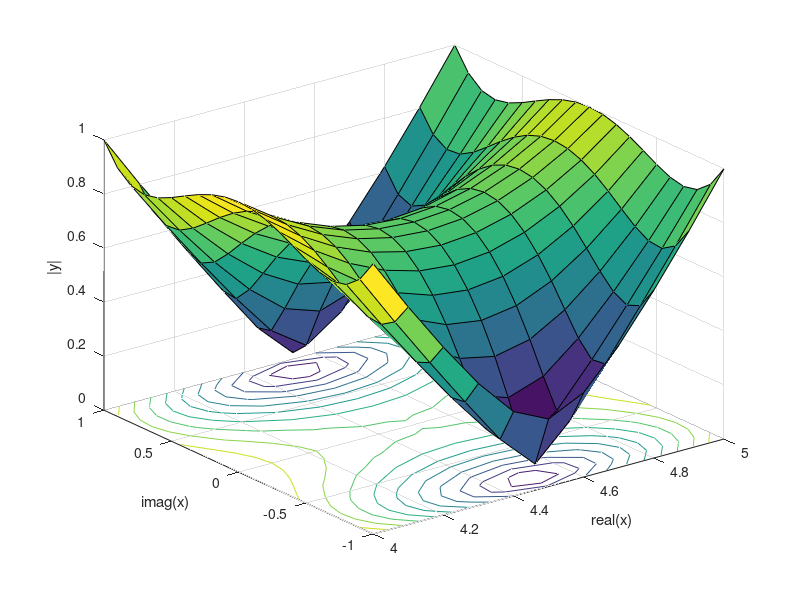

This chart was generated by the following MATLAB code:
a = 4:0.1:5; % real axis
b = -1:0.1:1; % imaginary axis

[A,B] = meshgrid(a,b); % this is the first command used to plot any 3D surfaces to form matrix

x = A + 1i*B;
y = (x-2).*(x-7) + 7; 
surfc(a,b,abs(y)) 

xlabel('real(x)')
ylabel('imag(x)')
zlabel('|y|')
